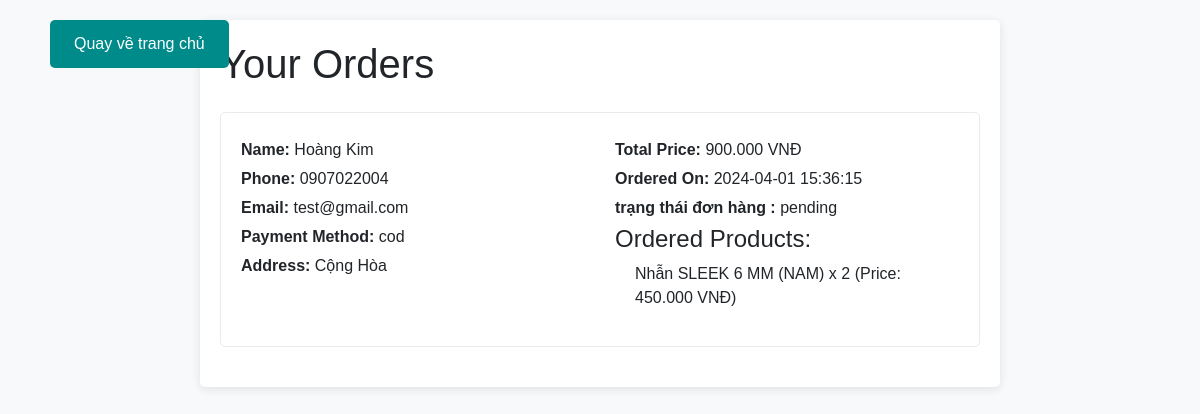
/view/order_success.php (signed in), run on the app's committed database.
### tables this page shows
CREATE TABLE `orders` (
  `id` int(100) NOT NULL,
  `user_id` int(100) NOT NULL,
  `name` varchar(100) NOT NULL,
  `number` varchar(12) NOT NULL,
  `email` varchar(100) NOT NULL,
  `method` varchar(50) NOT NULL,
  `address` varchar(500) NOT NULL,
  `total_products` varchar(1000) NOT NULL,
  `total_price` int(100) NOT NULL,
  `placed_on` varchar(50) NOT NULL,
  `payment_status` varchar(20) NOT NULL DEFAULT 'pending'
);

CREATE TABLE `products` (
  `id` int(10) NOT NULL,
  `name` varchar(50) NOT NULL,
  `qty` int(20) NOT NULL,
  `price` int(20) NOT NULL,
  `method` varchar(500) NOT NULL,
  `image` varchar(50) NOT NULL,
  `id_type` int(10) NOT NULL
);

### view/order_success.php (the view, shortened to what this page needs)
<?php
include '../model/connectdb.php';
$user_id = $_SESSION['id_user'];
$sql = "SELECT o.id, o.name, o.number, o.email, o.method, o.address, o.total_price, o.placed_on, o.payment_status, GROUP_CONCAT(od.product_id, ':', od.quantity, ':', od.price SEPARATOR '|') AS order_details
        FROM orders o
        JOIN order_details od ON o.id = od.order_id
        WHERE o.user_id = $user_id
        GROUP BY o.id
        ORDER BY o.placed_on DESC";
$result = $conn->query($sql);
?>
<!DOCTYPE html>
<html lang="en">
<head>
    <link href="https://stackpath.bootstrapcdn.com/bootstrap/4.5.2/css/bootstrap.min.css" rel="stylesheet">
</head>
<body>
<button type="button" onclick="window.location.href='../index.php'" class="go-back">Quay về trang chủ</button>
    <div class="container">
        <h1 class="mb-4">Your Orders</h1>
        <?php
        if ($result->num_rows > 0) {
            while ($row = $result->fetch_assoc()) {
                echo "<div class='order-item'>";
                echo "<div class='row'>";
                echo "<div class='col-md-6'>";
                echo "<p><strong>Name:</strong> " . $row['name'] . "</p>";
                echo "<p><strong>Phone:</strong> " . $row['number'] . "</p>";
                echo "<p><strong>Email:</strong> " . $row['email'] . "</p>";
                echo "<p><strong>Payment Method:</strong> " . $row['method'] . "</p>";
                echo "<p><strong>Address:</strong> " . $row['address'] . "</p>";
                echo "</div>";
                echo "<div class='col-md-6'>";
                echo "<p><strong>Total Price:</strong> " . number_format($row['total_price'], 0, ',', '.') . " VNĐ</p>";
                echo "<p><strong>Ordered On:</strong> " . $row['placed_on'] . "</p>";
                echo "<p><strong>trạng thái đơn hàng : </strong> " . $row['payment_status'] . "</p>";
                echo "<h4>Ordered Products:</h4>";
                echo "<ul>";
                $order_details = explode('|', $row['order_details']);
                foreach ($order_details as $detail) {
                    list($product_id, $quantity, $price) = explode(':', $detail);
                    $product_sql = "SELECT name FROM products WHERE id = $product_id";
                    $product_result = $conn->query($product_sql);
                    $product_name = $product_result->fetch_assoc()['name'];
                    echo "<li>$product_name x $quantity (Price: " . number_format($price, 0, ',', '.') . " VNĐ)</li>";
                }
                echo "</ul>";
                echo "</div>";
                echo "</div>";
                echo "</div>";
            }
        } else {
            echo "You don't have any orders.";
        }
        ?>
    </div>
</body>
</html>

### view/order_success.php (style rules this page uses)
body { background-color: #f8f9fa; font-family: Arial, sans-serif; padding-top: 20px; }
.container { max-width: 800px; margin: 0 auto; padding: 20px; background-color: #fff; box-shadow: 0px 2px 10px rgba(0, 0, 0, 0.1); border-radius: 5px; }
.order-item { border: 1px solid #e9ecef; padding: 20px; margin-bottom: 20px; background-color: #fff; border-radius: 5px; }
.order-item p { margin: 5px 0; }
.order-item ul { list-style-type: none; padding: 0; }
.order-item ul li { margin-left: 20px; }
.go-back { position: absolute; left: 50px; top: 20px; }
button { background-color:#008B8B; border: none; color: #fff; cursor: pointer; padding: 12px 24px; border-radius: 5px; font-size: 16px; transition: background-color 0.3s ease; }

### data on the page
orders: name "Hoàng Kim", number "0907022004", email "test@gmail.com", method "cod", address "Cộng Hòa", total_price "900.000", placed_on "2024-04-01 15:36:15", payment_status "pending", products.name "Nhẫn SLEEK 6 MM (NAM)", quantity "2", price "450.000"
